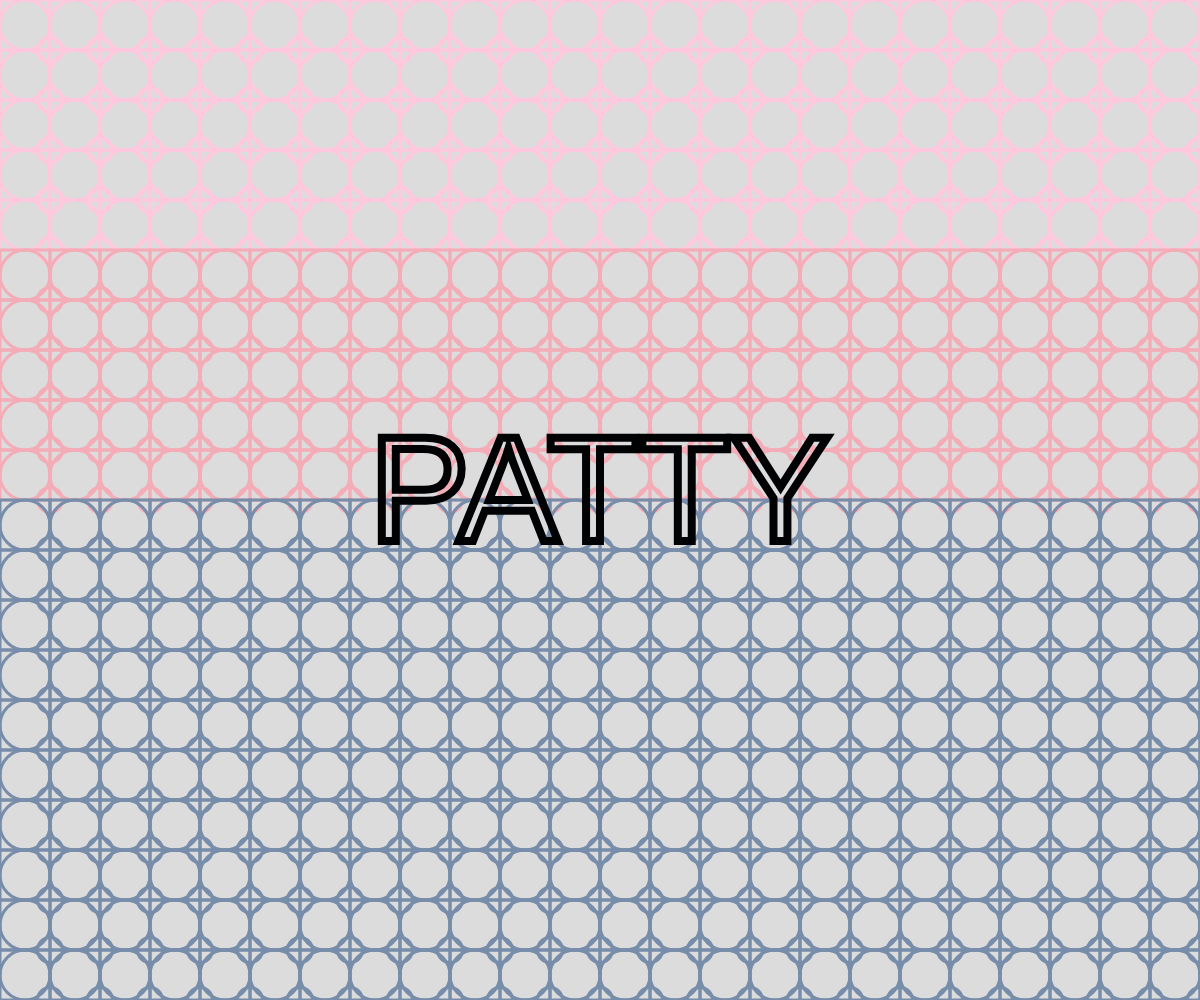
Frame 1 (no input)
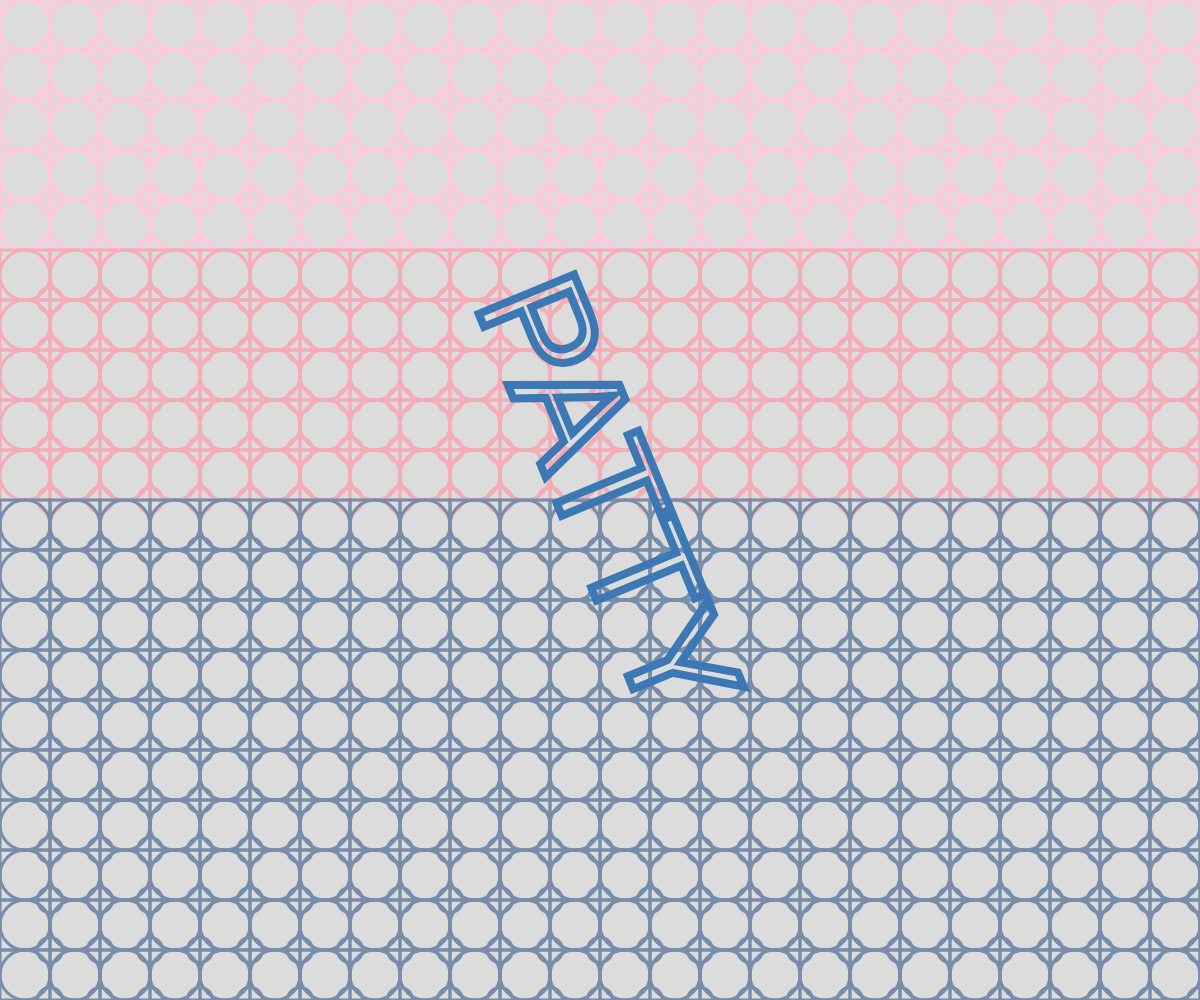
Frame 60 (no input)
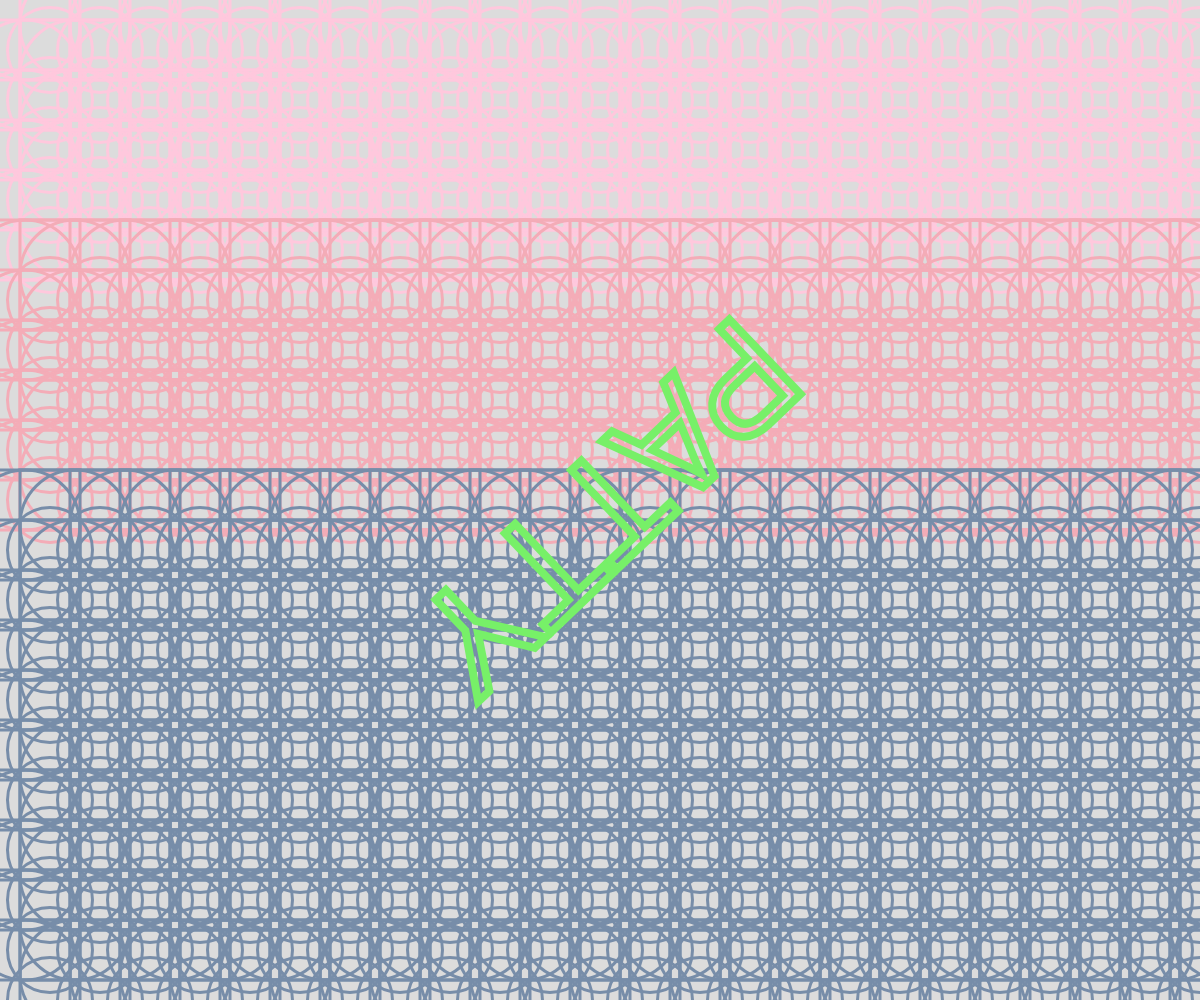
Frame 120 (the mouse pressed at the canvas centre since frame 60)

The p5.js sketch that drew these frames (run headless with seeded random() and noise() and a simulated clock; from frame 60 on, the mouse is pressed at the canvas centre):

// p5.js sketch
// ── sketch.js
let angle = 0;
let r = 255, g = 0, b = 0;

function setup() {
  createCanvas(windowWidth, windowHeight);
  background("#00AEAE");
}

function draw() {
  background(220);
  rectMode(CENTER);
  noFill();
  stroke("#00FFFF");
  strokeWeight(3);

  let rect_width = 50 + mouseX / 10;
  let bc_width = 50 + mouseX / 10;
  let sc_width = 25 + mouseX / 10;

  for (let j = 0; j < 20; j++) {
    for (let i = 0; i < 40; i++) {

      if (j < 5) {
        stroke("#ffc8dd");
      } else if (j < 10) {
        stroke("#f4acb7");
      } else {
        stroke("#778da9");
      }
      
      ellipse(25 + 50 * i, 25 + 50 * j, bc_width);
      rect(25 + 50 * i, 25 + 50 * j, rect_width);
      ellipse(50 + 50 * i, 50 + 50 * j, sc_width);
    }
  }

  // 更新 RGB 顏色值
  r = (r + 1) % 256;
  g = (g + 2) % 256;
  b = (b + 3) % 256;

  // 設定文字顏色為中空且外框變色
  noFill();
  stroke(r, g, b);
  strokeWeight(8);

  textSize(150);
  textAlign(CENTER, CENTER);
  
  push();
  translate(width / 2, height / 2);
  rotate(angle);
  text('PATTY', 0, 0);
  pop();

  // 增加旋轉角度
  angle += 0.02;
}
